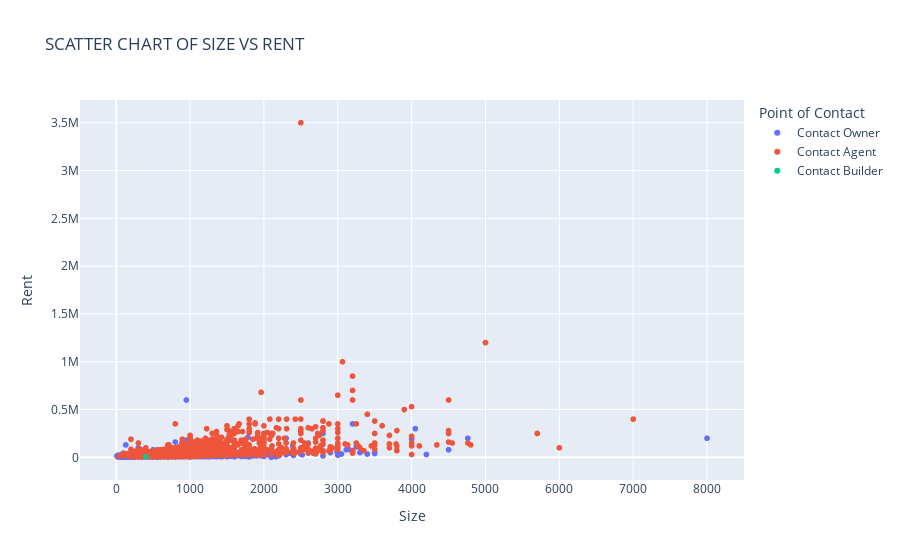

The code cell stored with this chart in its notebook:
### Code cell
# plotly way

px.scatter(data_frame=rent_df, x='Size', y='Rent', color='Point of Contact', title='SCATTER CHART OF SIZE VS RENT')

### Figure 1 — Plotly figure (JSON) as saved in the notebook; plotly's stock layout.template omitted (floating-point values rounded to 4 significant figures; data arrays with more than 128 entries replaced by an {"elided": "..."} marker saying what was removed)
{"data": [{"hovertemplate": "Point of Contact=Contact Owner<br>Size=%{x}<br>Rent=%{y}<extra></extra>", "legendgroup": "Contact Owner", "marker": {"color": "#636efa", "symbol": "circle"}, "mode": "markers", "name": "Contact Owner", "showlegend": true, "type": "scattergl", "x": {"elided": "3216 int values"}, "xaxis": "x", "y": {"elided": "3216 int values"}, "yaxis": "y"}, {"hovertemplate": "Point of Contact=Contact Agent<br>Size=%{x}<br>Rent=%{y}<extra></extra>", "legendgroup": "Contact Agent", "marker": {"color": "#EF553B", "symbol": "circle"}, "mode": "markers", "name": "Contact Agent", "showlegend": true, "type": "scattergl", "x": {"elided": "1529 int values"}, "xaxis": "x", "y": {"elided": "1529 int values"}, "yaxis": "y"}, {"hovertemplate": "Point of Contact=Contact Builder<br>Size=%{x}<br>Rent=%{y}<extra></extra>", "legendgroup": "Contact Builder", "marker": {"color": "#00cc96", "symbol": "circle"}, "mode": "markers", "name": "Contact Builder", "showlegend": true, "type": "scattergl", "x": [400], "xaxis": "x", "y": [5500], "yaxis": "y"}], "layout": {"legend": {"title": {"text": "Point of Contact"}, "tracegroupgap": 0}, "title": {"text": "SCATTER CHART OF SIZE VS RENT"}, "xaxis": {"anchor": "y", "domain": [0, 1], "title": {"text": "Size"}}, "yaxis": {"anchor": "x", "domain": [0, 1], "title": {"text": "Rent"}}}}
